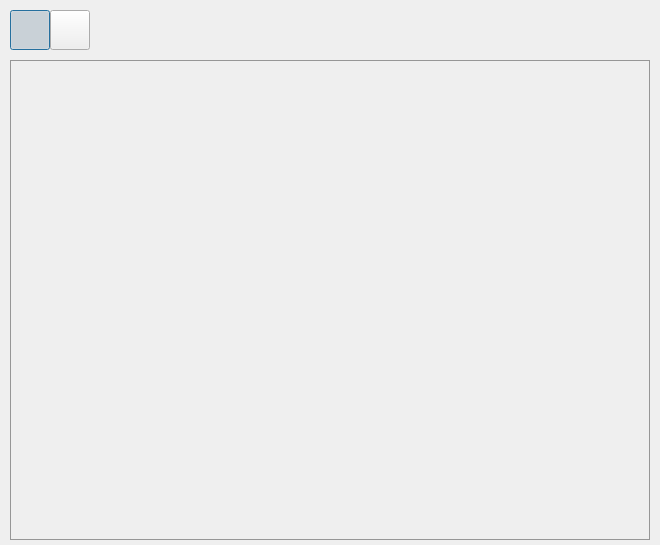
<?xml version="1.0" encoding="UTF-8"?>
<ui version="4.0">
 <class>MotionDialog</class>
 <widget class="QDialog" name="MotionDialog">
  <property name="geometry">
   <rect>
    <x>0</x>
    <y>0</y>
    <width>660</width>
    <height>545</height>
   </rect>
  </property>
  <property name="windowTitle">
   <string>Motion Dialog</string>
  </property>
  <property name="styleSheet">
   <string notr="true"/>
  </property>
  <widget class="QLabel" name="label">
   <property name="geometry">
    <rect>
     <x>10</x>
     <y>60</y>
     <width>640</width>
     <height>480</height>
    </rect>
   </property>
   <property name="styleSheet">
    <string notr="true">QLabel {
	border: 1px solid rgb(150, 150, 150);
}</string>
   </property>
   <property name="text">
    <string/>
   </property>
  </widget>
  <widget class="QPushButton" name="colorButton">
   <property name="geometry">
    <rect>
     <x>10</x>
     <y>10</y>
     <width>40</width>
     <height>40</height>
    </rect>
   </property>
   <property name="text">
    <string/>
   </property>
   <property name="icon">
    <iconset resource="../resource.qrc">
     <normaloff>:/img/videoIconColors.png</normaloff>:/img/videoIconColors.png</iconset>
   </property>
   <property name="iconSize">
    <size>
     <width>30</width>
     <height>30</height>
    </size>
   </property>
   <property name="checkable">
    <bool>true</bool>
   </property>
   <property name="checked">
    <bool>true</bool>
   </property>
   <property name="autoExclusive">
    <bool>true</bool>
   </property>
  </widget>
  <widget class="QPushButton" name="bwButton">
   <property name="geometry">
    <rect>
     <x>50</x>
     <y>10</y>
     <width>40</width>
     <height>40</height>
    </rect>
   </property>
   <property name="text">
    <string/>
   </property>
   <property name="icon">
    <iconset resource="../resource.qrc">
     <normaloff>:/img/videoIconBW.png</normaloff>:/img/videoIconBW.png</iconset>
   </property>
   <property name="iconSize">
    <size>
     <width>30</width>
     <height>30</height>
    </size>
   </property>
   <property name="checkable">
    <bool>true</bool>
   </property>
   <property name="autoExclusive">
    <bool>true</bool>
   </property>
  </widget>
 </widget>
 <resources>
  <include location="../resource.qrc"/>
  <include location="../resource.qrc"/>
  <include location="../resource.qrc"/>
 </resources>
 <connections>
  <connection>
   <sender>colorButton</sender>
   <signal>toggled(bool)</signal>
   <receiver>MotionDialog</receiver>
   <slot>onColorButtonToggled(bool)</slot>
   <hints>
    <hint type="sourcelabel">
     <x>29</x>
     <y>29</y>
    </hint>
    <hint type="destinationlabel">
     <x>329</x>
     <y>272</y>
    </hint>
   </hints>
  </connection>
 </connections>
 <slots>
  <slot>onColorButtonToggled(bool)</slot>
 </slots>
</ui>
